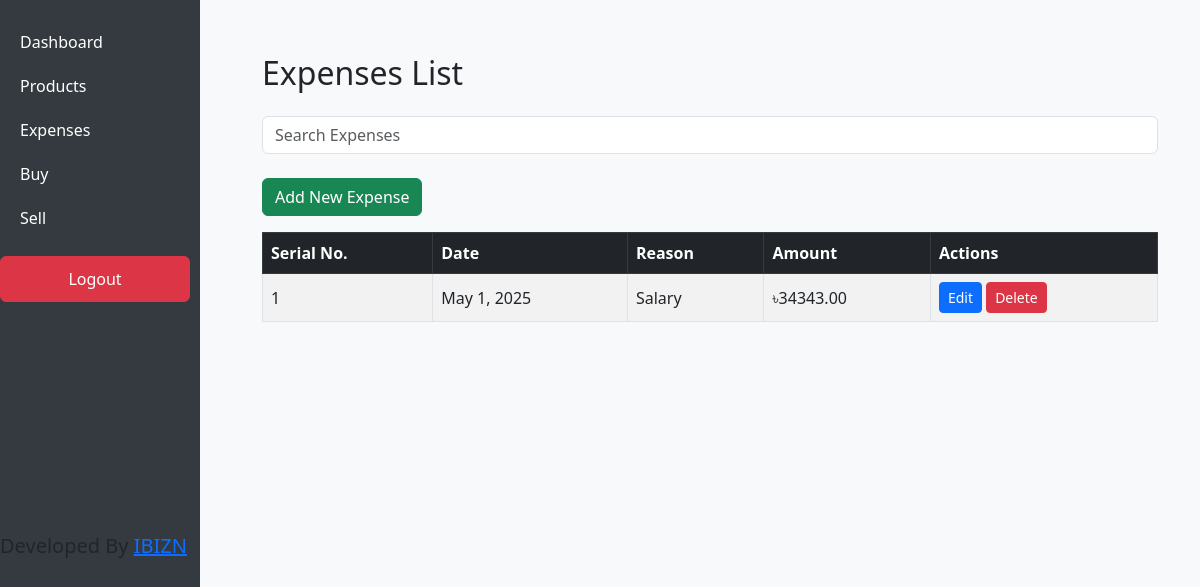
Before: /expenses/ (signed in) with the older database file.
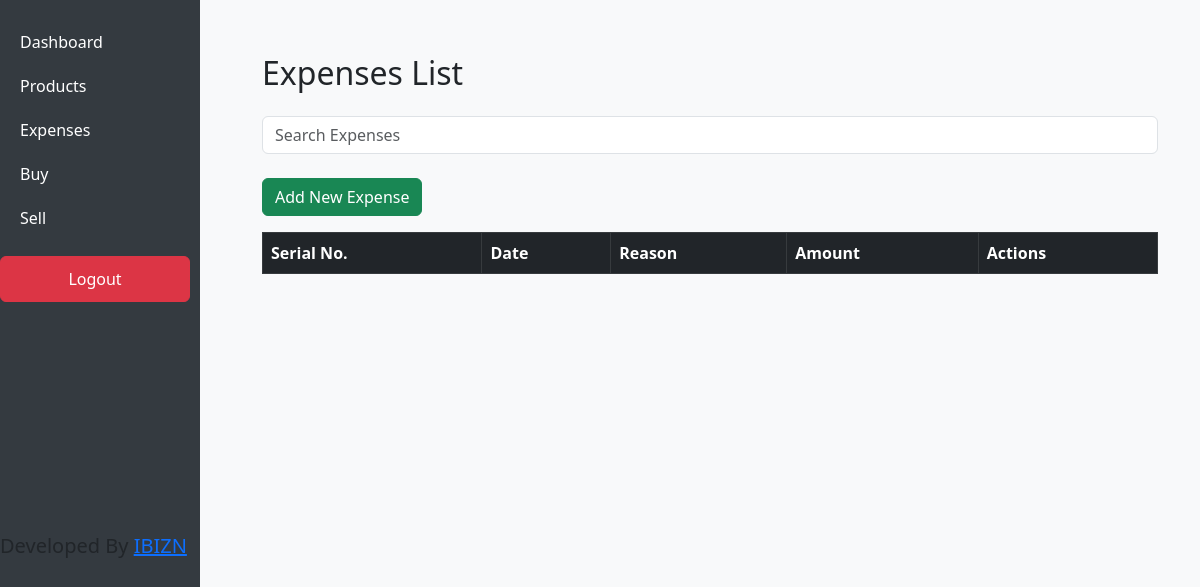
After: the same page with the newer database file.
### inventory/models.py (models this page shows, shortened)
class Expense(models.Model):
    date = models.DateField()
    reason = models.CharField(max_length=255)
    amount = models.DecimalField(max_digits=10, decimal_places=2)

### inventory/views.py (the view)
# urls.py: path('expenses/', views.expense_list_view, name='expense_list'),
@login_required(login_url="/")
def expense_list_view(request):
    query = request.GET.get('q', '')
    if query:
        expenses = Expense.objects.filter(
            Q(reason__icontains=query) # Search in expense reason
        ).order_by('-date')
    else:
        expenses = Expense.objects.all().order_by('-date')
    total_expense = sum(exp.amount for exp in expenses)
    return render(request, 'inventory/expense_list.html', {
        'expenses': expenses,
        'total_expense': total_expense
    })

### inventory/templates/inventory/expense_list.html
{% extends 'inventory/base.html' %}
{% block content %}
<div class="container mt-4">
  <h2 class="mb-4">Expenses List</h2>
  <form method="GET" action="{% url 'expense_list' %}">
    <div class="mb-4">
      <input type="text" name="q" class="form-control" placeholder="Search Expenses" value="{{ request.GET.q }}" aria-label="Search Expenses">
    </div>
  </form>
  <a href="{% url 'expense_add' %}" class="btn btn-success mb-3">Add New Expense</a>
  <table class="table table-bordered table-hover table-striped">
    <thead class="table-dark">
      <tr>
        <th>Serial No.</th>
        <th>Date</th>
        <th>Reason</th>
        <th>Amount</th>
        <th>Actions</th>
      </tr>
    </thead>
    <tbody>
      {% for expense in expenses %}
      <tr>
        <td>{{ forloop.counter }}</td>
        <td>{{ expense.date }}</td>
        <td>{{ expense.reason }}</td>
        <td>৳{{ expense.amount }}</td>
        <td>
          <a href="{% url 'expense_edit' expense.id %}" class="btn btn-primary btn-sm">Edit</a>
          <a href="{% url 'expense_delete' expense.id %}" class="btn btn-danger btn-sm" onclick="return confirm('Are you sure?')">Delete</a>
        </td>
      </tr>
      {% endfor %}
    </tbody>
  </table>
</div>
{% endblock %}

Changed rows visible on the page:
removed Expense: date "May 1, 2025", reason "Salary", amount "34343.00"
